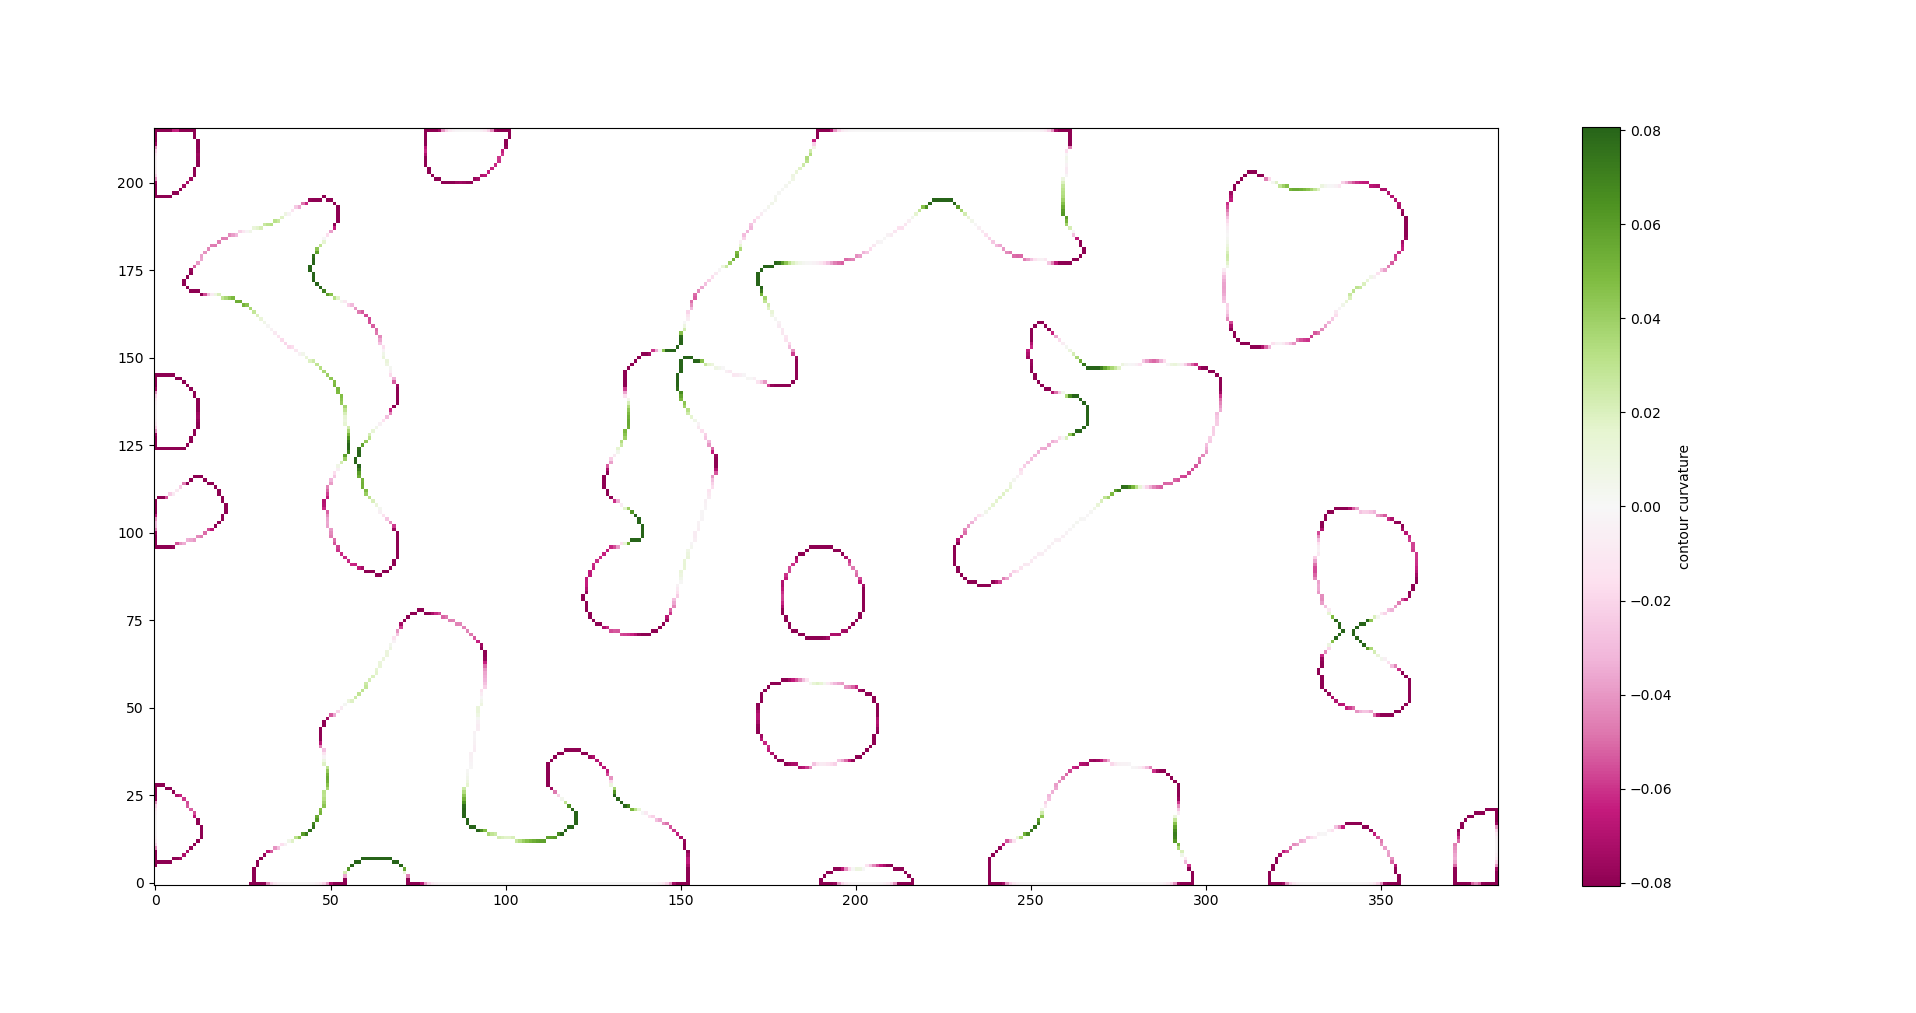

This chart was generated by the following Python code:
import numpy as np
import scipy.ndimage as ndi
from matplotlib import pyplot as pl
from scipy.spatial import cKDTree as kdtree
from tqdm import tqdm


# size of pixels for comparable gradient computations between resolutions
pixel_size = 0.5

print("create random blobs")
shape = 10 * np.array((108, 192))
noise = np.random.normal(size=shape)
noise = ndi.gaussian_filter(noise, sigma=10)
binar = (noise > np.percentile(noise.ravel(), 75)).astype("int")
binar = ndi.binary_dilation(binar, iterations=1)

print("label blobs")
label, _ = ndi.label(binar)
label = label.astype("float")
label[label == 0] = np.nan

print("find contours")
contour_label = label.copy()
contour_label[ndi.binary_erosion(~np.isnan(label))] = np.nan

print("compute contour curvature")
crv_label = np.ones(label.shape) * np.nan
cy, cx = np.nonzero(~np.isnan(contour_label))
cl = contour_label[cy, cx]

for li in tqdm(np.unique(cl)):
    # vectorize contour li
    i = np.where(cl == li)[0]
    if len(i) < 10:
        # no curvature for small polygons
        continue
    y, x = cy[i], cx[i]
    pt = np.c_[x, y]
    tr = kdtree(pt)
    k = 4
    _, ii = tr.query(pt, k=k, workers=-1)
    ir = [
        ii[0, 1],
    ]
    queue = [
        ii[0, 0],
    ]
    while len(queue):
        i = queue.pop(0)
        for j in range(k):
            if ii[i, j] not in ir:
                queue.append(ii[i, j])
                ir.append(ii[i, j])
                break

    x, y = x[ir], y[ir]

    # fix orientation of contour polygon
    j = np.argmin(y[x == x.min()])
    jr = np.arange(len(x))[x == x.min()]
    j = jr[j]
    xe = np.tile(x, 3)
    ye = np.tile(y, 3)
    plen = len(x)
    j += plen
    det = ((xe[j] - xe[j - 1]) * (ye[j + 1] - ye[j - 1])) - (
        (xe[j + 1] - xe[j - 1]) * (ye[j] - ye[j - 1])
    )
    if det > 0:
        xe, ye = xe[::-1], ye[::-1]
        x, y = x[::-1], y[::-1]

    # smooth x,y coords for a more non-local curvature
    xe = ndi.gaussian_filter1d(xe.astype("float"), sigma=3)
    ye = ndi.gaussian_filter1d(ye.astype("float"), sigma=3)

    # https://en.wikipedia.org/wiki/Curvature#In_terms_of_a_general_parametrization
    dx = np.gradient(xe, pixel_size)
    dy = np.gradient(ye, pixel_size)
    ddx = np.gradient(dx, pixel_size)
    ddy = np.gradient(dy, pixel_size)
    dx = dx[plen:-plen]
    dy = dy[plen:-plen]
    ddx = ddx[plen:-plen]
    ddy = ddy[plen:-plen]
    crv = (dx * ddy - dy * ddx) / np.sqrt((dx * dx + dy * dy) ** 3)

    # write into image
    crv_label[y, x] = crv

print("figure")
thr = np.nanpercentile(crv_label.ravel(), 95)
fg, ax = pl.subplots()
im = ax.imshow(
    crv_label, origin="lower", interpolation="none", cmap="PiYG", vmin=-thr, vmax=thr
)
fg.colorbar(im, ax=ax, shrink=0.8).set_label("contour curvature")
pl.tight_layout()
pl.show()
